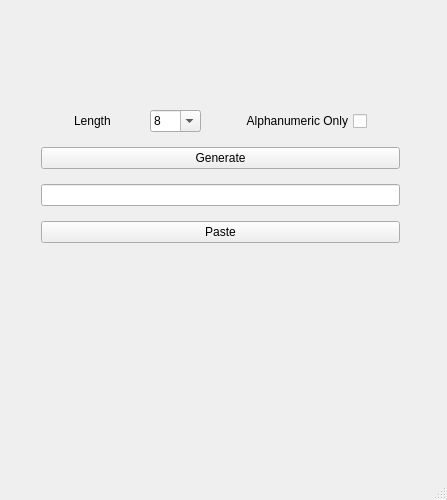
<?xml version="1.0" encoding="UTF-8"?>
<ui version="4.0">
 <class>PassWordGen</class>
 <widget class="QMainWindow" name="PassWordGen">
  <property name="geometry">
   <rect>
    <x>0</x>
    <y>0</y>
    <width>447</width>
    <height>500</height>
   </rect>
  </property>
  <property name="sizePolicy">
   <sizepolicy hsizetype="Fixed" vsizetype="Fixed">
    <horstretch>0</horstretch>
    <verstretch>0</verstretch>
   </sizepolicy>
  </property>
  <property name="minimumSize">
   <size>
    <width>447</width>
    <height>500</height>
   </size>
  </property>
  <property name="maximumSize">
   <size>
    <width>447</width>
    <height>500</height>
   </size>
  </property>
  <property name="windowTitle">
   <string>PassWordGen</string>
  </property>
  <widget class="QWidget" name="centralWidget">
   <widget class="QWidget" name="layoutWidget">
    <property name="geometry">
     <rect>
      <x>30</x>
      <y>90</y>
      <width>381</width>
      <height>176</height>
     </rect>
    </property>
    <layout class="QVBoxLayout" name="verticalLayout">
     <item>
      <layout class="QHBoxLayout" name="horizontalLayout">
       <item>
        <widget class="QLabel" name="LengthLabel">
         <property name="sizePolicy">
          <sizepolicy hsizetype="Fixed" vsizetype="Fixed">
           <horstretch>0</horstretch>
           <verstretch>0</verstretch>
          </sizepolicy>
         </property>
         <property name="text">
          <string>Length</string>
         </property>
        </widget>
       </item>
       <item>
        <widget class="QComboBox" name="lengthCombo">
         <property name="sizePolicy">
          <sizepolicy hsizetype="Fixed" vsizetype="Fixed">
           <horstretch>0</horstretch>
           <verstretch>0</verstretch>
          </sizepolicy>
         </property>
         <property name="editable">
          <bool>true</bool>
         </property>
         <item>
          <property name="text">
           <string>8</string>
          </property>
         </item>
         <item>
          <property name="text">
           <string>12</string>
          </property>
         </item>
         <item>
          <property name="text">
           <string>18</string>
          </property>
         </item>
         <item>
          <property name="text">
           <string>30</string>
          </property>
         </item>
         <item>
          <property name="text">
           <string>50</string>
          </property>
         </item>
         <item>
          <property name="text">
           <string>100</string>
          </property>
         </item>
         <item>
          <property name="text">
           <string>150</string>
          </property>
         </item>
         <item>
          <property name="text">
           <string>200</string>
          </property>
         </item>
        </widget>
       </item>
       <item>
        <widget class="QCheckBox" name="alphaNumCheckbox">
         <property name="sizePolicy">
          <sizepolicy hsizetype="Fixed" vsizetype="Fixed">
           <horstretch>0</horstretch>
           <verstretch>0</verstretch>
          </sizepolicy>
         </property>
         <property name="layoutDirection">
          <enum>Qt::RightToLeft</enum>
         </property>
         <property name="text">
          <string>Alphanumeric Only</string>
         </property>
         <property name="tristate">
          <bool>false</bool>
         </property>
        </widget>
       </item>
      </layout>
     </item>
     <item>
      <widget class="QPushButton" name="generateButton">
       <property name="text">
        <string>Generate</string>
       </property>
      </widget>
     </item>
     <item>
      <widget class="QLineEdit" name="passwordEdit">
       <property name="readOnly">
        <bool>true</bool>
       </property>
      </widget>
     </item>
     <item>
      <widget class="QPushButton" name="pasteButton">
       <property name="text">
        <string>Paste</string>
       </property>
      </widget>
     </item>
    </layout>
   </widget>
  </widget>
  <widget class="QStatusBar" name="statusBar"/>
 </widget>
 <layoutdefault spacing="6" margin="11"/>
 <resources/>
 <connections>
  <connection>
   <sender>generateButton</sender>
   <signal>clicked()</signal>
   <receiver>PassWordGen</receiver>
   <slot>generate()</slot>
   <hints>
    <hint type="sourcelabel">
     <x>199</x>
     <y>343</y>
    </hint>
    <hint type="destinationlabel">
     <x>223</x>
     <y>249</y>
    </hint>
   </hints>
  </connection>
  <connection>
   <sender>PassWordGen</sender>
   <signal>passwordGenerated(QString)</signal>
   <receiver>passwordEdit</receiver>
   <slot>setText(QString)</slot>
   <hints>
    <hint type="sourcelabel">
     <x>223</x>
     <y>249</y>
    </hint>
    <hint type="destinationlabel">
     <x>199</x>
     <y>376</y>
    </hint>
   </hints>
  </connection>
  <connection>
   <sender>pasteButton</sender>
   <signal>clicked()</signal>
   <receiver>PassWordGen</receiver>
   <slot>copyclip()</slot>
   <hints>
    <hint type="sourcelabel">
     <x>230</x>
     <y>378</y>
    </hint>
    <hint type="destinationlabel">
     <x>223</x>
     <y>249</y>
    </hint>
   </hints>
  </connection>
 </connections>
 <slots>
  <signal>passwordGenerated(QString)</signal>
  <slot>generate()</slot>
  <slot>copyclip()</slot>
 </slots>
</ui>
